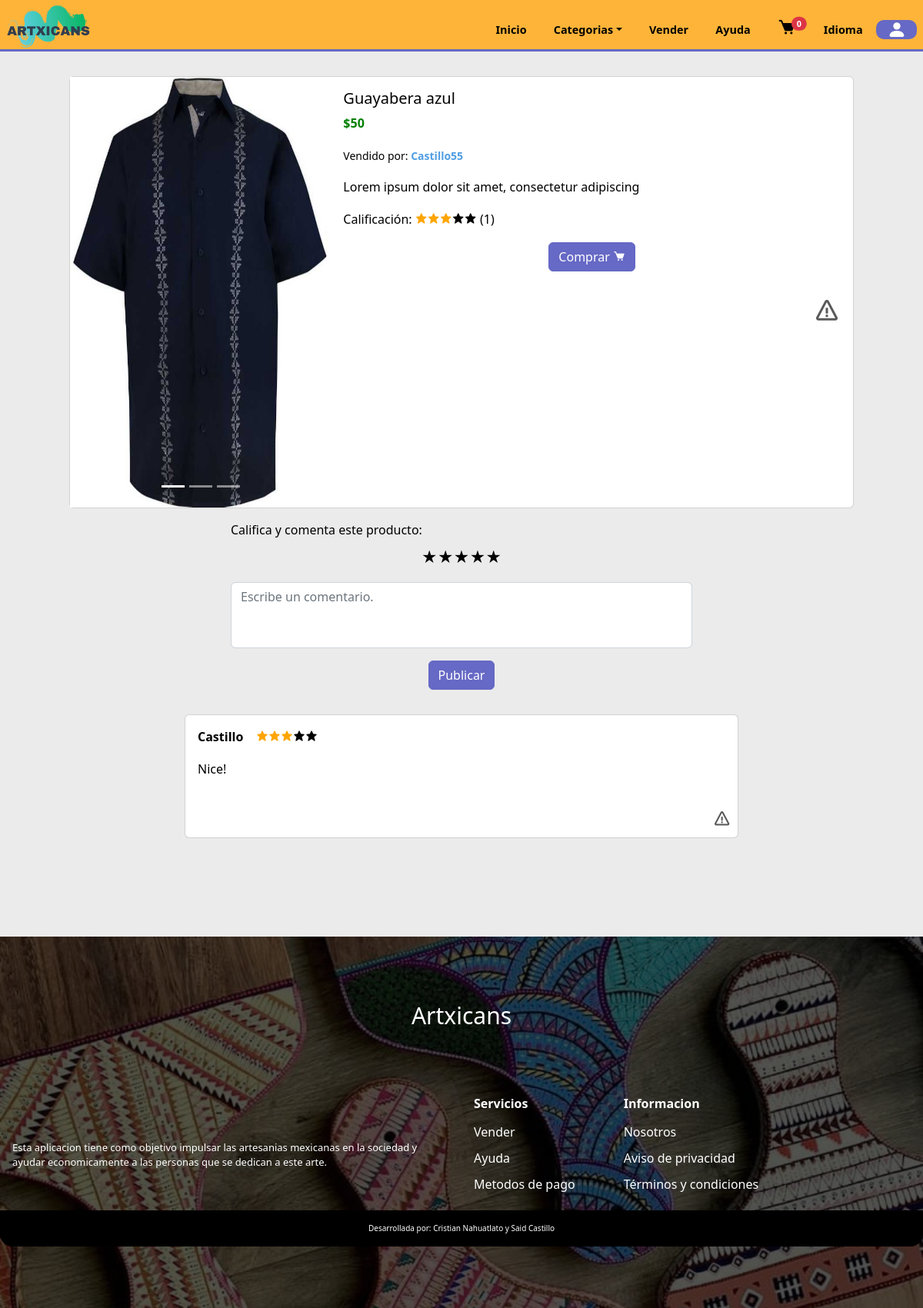
Page /product.php?id_product=3 (signed in) on the committed database.
### tables this page shows
CREATE TABLE `products` (
  `id_product` int(11) NOT NULL,
  `product` varchar(80) NOT NULL,
  `image1` varchar(80) NOT NULL,
  `price` int(11) NOT NULL,
  `description` varchar(250) NOT NULL,
  `category` varchar(30) NOT NULL,
  `stock` int(11) NOT NULL,
  `image2` varchar(30) NOT NULL,
  `image3` varchar(30) NOT NULL,
  `ID_registro` int(11) DEFAULT NULL,
  `estatus` varchar(50) NOT NULL
);

CREATE TABLE `reg_sellers` (
  `IDregseller` int(11) NOT NULL,
  `Nombre` varchar(255) NOT NULL,
  `apellidos` varchar(255) NOT NULL,
  `nickname` varchar(255) NOT NULL,
  `lada` int(4) NOT NULL,
  `telefono` varchar(20) NOT NULL,
  `telefonoref` varchar(20) NOT NULL,
  `domicilio` varchar(255) NOT NULL,
  `postal` varchar(10) NOT NULL,
  `identificador` varchar(255) NOT NULL,
  `solicitud` varchar(50) NOT NULL,
  `ID_registro` int(11) DEFAULT NULL
);

CREATE TABLE `stars` (
  `id_star` int(11) NOT NULL,
  `star` int(11) NOT NULL,
  `comment` varchar(150) NOT NULL,
  `ID_registro` int(11) DEFAULT NULL,
  `id_product` int(11) DEFAULT NULL
);

CREATE TABLE `registro` (
  `ID` int(11) NOT NULL,
  `Nombre` varchar(255) NOT NULL,
  `Correo` varchar(255) NOT NULL,
  `Contraseña` varchar(255) NOT NULL,
  `estatus` int(2) NOT NULL,
  `direccion` int(1) NOT NULL
);

### product.php (the view, shortened to what this page needs)
<?php
    include('templates/cabecera.php');
    include('global/cart.php');
    if(isset($_GET['id_product'])){
        $query = $conn ->query("SELECT * FROM products WHERE id_product = ".$_GET['id_product']) or die($conn->error);
        if(mysqli_num_rows($query) > 0){
            $row = mysqli_fetch_row($query);
        }else{
            echo("<script>location.href = 'index.php';</script>");
        }
    }else{
        echo("<script>location.href = 'index.php';</script>");
    }
?>
<div class="card mb-3 mx-auto card-product" style="width: 85vw;margin-top:2rem">
  <div class="row g-0">
    <div class="col-md-4">
      <div id="carouselExampleIndicators" class="carousel slide">
        <div class="carousel-indicators">
          <button type="button" data-bs-target="#carouselExampleIndicators" data-bs-slide-to="0" class="active" aria-current="true" aria-label="Slide 1"></button>
          <button type="button" data-bs-target="#carouselExampleIndicators" data-bs-slide-to="1" aria-label="Slide 2"></button>
          <button type="button" data-bs-target="#carouselExampleIndicators" data-bs-slide-to="2" aria-label="Slide 3"></button>
        </div>
        <div class="carousel-inner">
          <div class="carousel-item active">
            <img src="./assets/products/<?php echo $row[2]?>" class="d-block w-100 object-fit-cover " style="height:70vh" alt="...">
          </div>
        </div>
        <button class="carousel-control-prev" type="button" data-bs-target="#carouselExampleIndicators" data-bs-slide="prev">
          <span class="carousel-control-prev-icon" aria-hidden="true"></span>
        </button>
        <button class="carousel-control-next" type="button" data-bs-target="#carouselExampleIndicators" data-bs-slide="next">
          <span class="carousel-control-next-icon" aria-hidden="true"></span>
        </button>
      </div>
    </div>
    <?php
      $p = $row[9];
      $vendedor = mysqli_query($conn,"SELECT * FROM reg_sellers WHERE ID_registro = $p");
      $resultVendedor = mysqli_fetch_array($vendedor);
?>
    <div class="col-md-8">
      <div class="card-body">
        <h3 class="card-title"><?php echo $row[1]?></h3>
        <p class="card-text price">$<?php echo $row[3];?></p>
        <p class="card-text"><small class="text-body-secondary">Vendido por:&nbsp;<strong><a href="profile-seller.php?seller_data=<?php echo $resultVendedor['ID_registro']?>"><?php echo $resultVendedor['nickname']?></a></strong></small></p>
        <p class="card-text"><?php echo $row[4]?></p>
        <p class="card-text stars-pointer">Calificación:
          <?php
            $id_product =$row[0];
            $sql = mysqli_query($conn,"SELECT * FROM stars WHERE id_product = $id_product");
            $sum =  mysqli_query($conn,"SELECT SUM(star) as score FROM stars WHERE id_product = $id_product");
            $score = mysqli_fetch_array($sum);
            $num = $sql->num_rows;
            if($num > 0){
            $data1 = $num * 1; $data2 = $num * 2;$data3 = $num * 3; $data4 = $num * 4; $data5 = $num * 5;
            $counter = $score['score'];
            if($counter >= $data5):
            ?>
            <i class="bx bxs-star bx-5"></i><i class="bx bxs-star bx-5"></i><i class="bx bxs-star bx-5"></i><i class="bx bxs-star bx-5"></i><i class="bx bxs-star bx-5"></i>
            <?php elseif($counter >= $data4):?>
            <i class="bx bxs-star bx-5"></i><i class="bx bxs-star bx-5"></i><i class="bx bxs-star bx-5"></i><i class="bx bxs-star bx-5"></i><i class="bx bxs-star bx-10"></i>
            <?php elseif($counter >= $data3):?>
            <i class="bx bxs-star bx-5"></i><i class="bx bxs-star bx-5"></i><i class="bx bxs-star bx-5"></i><i class="bx bxs-star bx-10"></i><i class="bx bxs-star bx-10"></i>
            <?php elseif($counter >= $data2):?>
            <i class="bx bxs-star bx-5"></i><i class="bx bxs-star bx-5"></i><i class="bx bxs-star bx-10"></i><i class="bx bxs-star bx-10"></i><i class="bx bxs-star bx-10"></i>
            <?php else:?>
            <i class="bx bxs-star bx-5"></i><i class="bx bxs-star bx-10"></i><i class="bx bxs-star bx-10"></i><i class="bx bxs-star bx-10"></i><i class="bx bxs-star bx-10"></i>
            <?php endif;
            ?>
        (<?php echo $num?>)
            <?php }?>
        </p>
        <form action="" method="post">
        <div class="choose">
          <button type="submit" class="btn btn-info" name="button-cart" value="Agregar" >Comprar <i class="bx bxs-cart"></i></button>
        </div>
            </form>
    </div>
    <a  data-bs-toggle="modal" data-bs-target="#ModalProductReport-<?php echo $row[0]?>" style="display:flex;justify-content: end; padding :1rem;cursor:pointer;" class="report-container"><i class='bx bx-error bx-md'></i></a>
  </div>
  </div>
</div>
<div class="comments">
    <div class="mb-3 w-auto">
      <label for="exampleFormControlTextarea1" class="form-label">Califica y comenta este producto:</label>
      <form action="./helpers/stars.php?id_p=<?php echo $row[0]?>" method="POST" class="form-stars">
          <p class="clasificacion">
            <label for="radio1">★</label><label for="radio2">★</label><label for="radio3">★</label><label for="radio4">★</label><label for="radio5">★</label>
          </p>
          <textarea class="form-control comment-text" id="exampleFormControlTextarea1" name="comment" rows="3" placeholder="Escribe un comentario." maxlength="100"></textarea>
          <div class="btn-send-com">
          <?php if(@!$_SESSION['user']){
            ?>
            <!-- <input type="submit" class="btn btn-info" name="send-comment"value="Publicar" disabled>
           -->
            <div class="alert alert-primary" role="alert">
                 Inicia sesión para comentar.
            </div>
            <?php }else{
                 $id_user = $_SESSION['id'];
                 $query3 = mysqli_query($conn,"SELECT * FROM stars WHERE ID_registro = $id_user AND id_product = $id_product");
                 if($query3->num_rows > 0){
                   echo "<input class='btn btn-info' name='send-comment' value='Publicar' disabled>";
                  }else{
            ?>
                    <input type="submit" class="btn btn-info" name="send-comment" value="Publicar">
          <?php } } ?>
        </div>
        </form>
      </div>
        </div>
        <div class="all-comments">
      <?php
        $check = mysqli_query($conn,"SELECT * FROM registro INNER JOIN stars
        ON registro.ID = stars.ID_registro INNER JOIN products
        ON stars.id_product = products.id_product
        WHERE stars.id_product = $id_product");
        if($check->num_rows > 0){
          if(@!$_SESSION['user']){
            $query2 = mysqli_query($conn,"SELECT * FROM registro INNER JOIN stars
            ON registro.ID = stars.ID_registro INNER JOIN products
            ON stars.id_product = products.id_product
            WHERE stars.id_product = $id_product");
          }else{
            $query2 = mysqli_query($conn,"SELECT * FROM registro INNER JOIN stars
            ON registro.ID = stars.ID_registro INNER JOIN products
            ON stars.id_product = products.id_product
            WHERE stars.id_product = $id_product AND stars.ID_registro <> $id_user");
              ?>
         <?php
            }
        while($data = mysqli_fetch_array($query2)){
      ?>
      <div class="card card-comment">
        <div class="card-body">
          <div class="com-cointer">
        <p class="stars-score"><strong><?php echo $data['Nombre']?></strong>&nbsp;&nbsp;
              <?php
              switch($data['star']){
                case '3': echo "<i class='bx bxs-star bx-5'></i><i class='bx bxs-star bx-5'></i><i class='bx bxs-star bx-5'></i><i class='bx bxs-star bx-10'></i><i class='bx bxs-star bx-10'></i>";
                break;
              }
              ?>
        </p>
        </div>
        <p > <?php echo $data['comment']?></p>
      </div>
      <div class="options-container">
        <a  data-bs-toggle="modal" style="cursor:pointer" data-bs-target="#ModalReport-<?php echo $data['id_star']?>" class="report-container"><i class='bx bx-error bx-sm'></i></a>
      </div>
      </div>
    <?php }
        }else{
          ?>
          <div class="alert alert-dark" role="alert">
            Este producto aún no cuenta con comentarios.
          </div>
          <?php
        }
    ?>
</div>
<?php
    include('templates/pie.php');
?>

### styles/home/products.css (style rules this page uses)
.price { font-weight: bold; color: green; }
.form-stars p { text-align: center; }
.form-stars label { font-size: 20px; }
.form-stars label { color:black; cursor: pointer; }
.clasificacion { direction: rtl; unicode-bidi: bidi-override; }
.btn-info { --bs-btn-color: var(--bs-white); --bs-btn-bg: var(--second-alpha-color); --bs-btn-border-color: var(--second-alpha-color); --bs-btn-hover-color: var(--bs-white); --bs-btn-hover-bg: #787bc8; --bs-btn-hover-border-color:var(--second-alpha-color) ; --bs-btn-focus-shadow-rgb: var(--bd-violet-rgb); --bs-btn-active-color: var(--bs-btn-hover-color); --bs-btn-active-bg: var(--second-alpha-color); --bs-btn-active-border-color: var(--second-alpha-color); --bs-btn-disabled-color:rgb(57, 55, 55); --bs-btn-disabled-bg: #a7a9ea; --bs-btn-disabled-border-color: #787bc8; }
.comments { display: flex; align-items: center; justify-content: center; flex-direction: column; flex-wrap: wrap; }
.comment-text { width: 90vw; resize: none; }
.btn-send-com { display: flex; align-items: center; justify-content: center; margin-top: 1rem; }
.all-comments { margin: 0 auto; display: flex; align-items: center; justify-content: center; flex-wrap: wrap; flex-direction: column; }
.card-comment { margin-top: 1rem; width:90vw; }
.bx-10 { color: black; }
.bx-5 { color: orange; }
@media screen and (min-width: 768px) { .comments textarea { width: 50vw; } }
@media screen and (min-width: 768px) { .card-comment { width:60vw; } }

### styles/home/main.css (style rules this page uses)
body { top:0px !important; }

### styles/pages/products.css (style rules this page uses)
.choose { margin-top: 1rem; display: flex; align-items: center; justify-content: center; gap: 10px; }
.options-container { display:flex; justify-content:end; padding :0.5rem; }
.report-container,.show-more-comment { color: black; }
.report-container .bx { color: rgb(90, 89, 89); }

### index.css (style rules this page uses)
:root { --first-color: #feb439; --first-alpha-color: #FDD100; --second-color: #7D3C98; --second-alpha-color: #6669c5; --black-color: black; --white-color: white; --black-alpha-color: rgba(0,0,0,0.5); --white-alpha-color: rgba(255,255,255,0.5); --opacity-color: rgba(8,75,138,0.7); --font: "RaleWay",sans-serif; --max-width: 1200px; --header-height: 4.7rem; --link-color: #509ee3; --card-bg:rgb(225,225,235); --card-hover:rgb(255,255,255); }
* { padding:0; margin:0; -webkit-box-sizing: border-box; -moz-box-sizing: border-box; box-sizing: border-box; }
html { box-sizing: border-box; font-family: var(--font); font-size: 16px; scroll-behavior: smooth; }
*, *::after, *::before { box-sizing: inherit; }
body { margin: 0; overflow-x: hidden; color: var(--black-color); background-color: rgb(235, 235, 235);; }
a { color: var(--link-color); transition: all 0.5s ease-out; text-decoration: none; }
h3 { margin: 0; font-size: 1.25rem; }
img { max-width: 100%; height: auto; }
p { line-height: 1.6; }

### rows in the picture
products: image1 (picture), product "Guayabera azul", price "50", description "Lorem ipsum dolor sit amet, consectetur adipiscing"
reg_sellers: nickname "Castillo55"
stars: ID_registro.Nombre "Castillo", star 3 (drawn), comment "Nice!"

### other values in the picture
$num "1"
